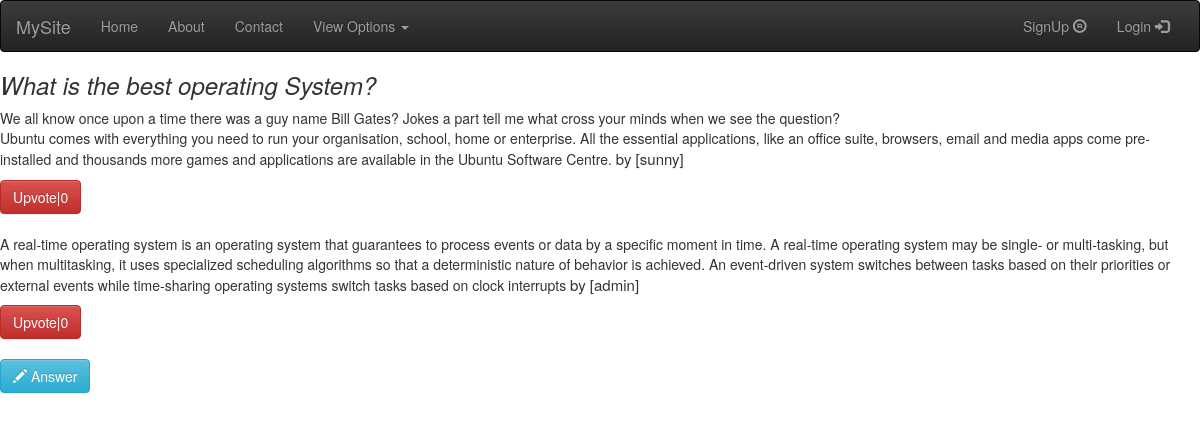
/question/2/, run on an earlier commit of the app's database.
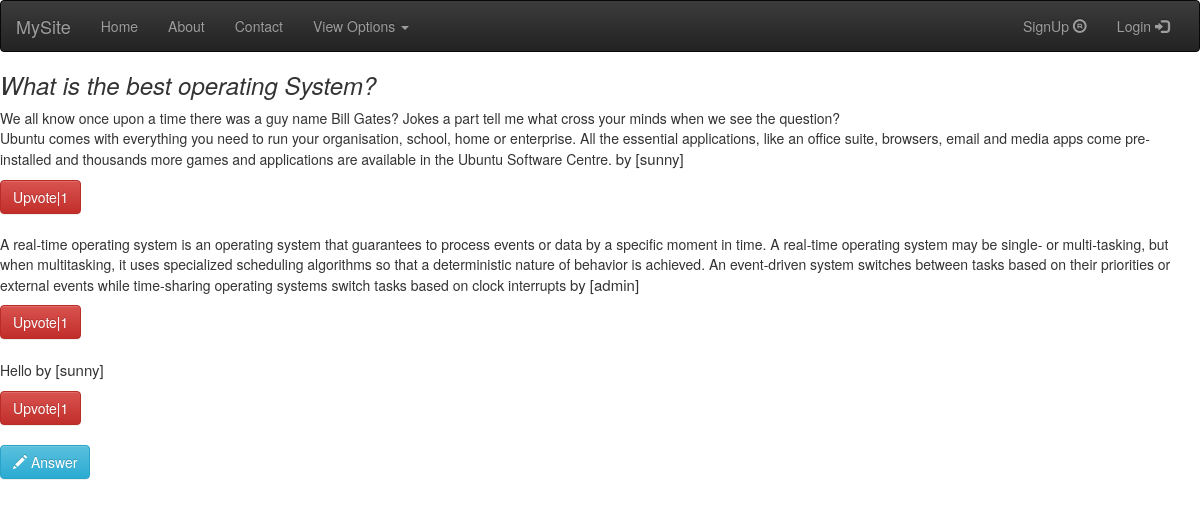
And on a later commit of the database.
### answer/models.py (models this page shows, shortened)
class Question(models.Model):
    user = models.ForeignKey(User)
    title = models.CharField(max_length=200, blank=True, null=True)
    description = models.TextField()
    pub_date = models.DateTimeField()

class Answer(models.Model):
    answer_text = models.TextField()
    questions = models.ForeignKey(Question)
    pub_date = models.DateTimeField(auto_now_add=True)
    user = models.ForeignKey(User)

### answer/views.py (the view, shortened to what this page needs)
# urls.py: url(r'^(?P<pk>\d+)/$', QuestionDetailView.as_view(), name='detail'),
class QuestionDetailView(DetailView):
    model = Question
    context_object_name = 'question'

### answer/templates/answer/question_detail.html (shortened to what this page needs)
{% extends 'base.html' %}
{% load upvote_tags %}
{% block body %}
    <h3><i>{{ question.title }}</i></h3>
    {{ question.description }}
    {% for answer in question.answer_set.all %}
        <br>
        <div>
        <p>{{ answer.answer_text }} <span style="font-size: 15px">by [{{ answer.user }}]</span></p>
        <form method="post" action="{% url 'answer:detail' question.id %}">
            {% if request.user.is_authenticated %}
                {% if request.user|has_upvoted:answer %}
                    <input type="submit" class="btn btn-warning" name='vote' value="Downvote|{{ answer.upvote_set.all.count }}">
                {% else %}
                    <input type="submit" class="btn btn-success" name='vote' value="Upvote|{{ answer.upvote_set.all.count }}">
                {% endif %}
            {% else %}
                <input type="submit" class="btn btn-danger" onclick="loginAlert()" value="Upvote|{{ answer.upvote_set.all.count }}">
            {% endif %}
        </form>
    {% endfor %}
<br>
<button type="button" class="btn btn-info" data-toggle="collapse" data-target="#answer"><span
        class="glyphicon glyphicon-pencil"></span> Answer
</button>
</div>
{% endblock %}

### templates/base.html (shortened to what this page needs)
<!DOCTYPE html>
<html lang="en">
<head>
    {% include 'snippets/css.html' %}
</head>
<body>
{% include 'snippets/nav.html'%}
{% block body %}
{% endblock %}
</body>
</html>

### templates/snippets/css.html (shortened to what this page needs)
<link rel="stylesheet" href="https://maxcdn.bootstrapcdn.com/bootstrap/3.3.7/css/bootstrap.min.css">
<link rel="stylesheet" href="https://maxcdn.bootstrapcdn.com/bootstrap/3.3.7/css/bootstrap-theme.min.css">

### templates/snippets/nav.html (shortened to what this page needs)
<nav class="navbar navbar-inverse">
    <div class="container-fluid">
        <div class="navbar-header">
            <a href="{% url 'answer:home' %}" class="navbar-brand">MySite</a>
        </div>
        <div class="collapse navbar-collapse" id="mainNavBar">
            <ul class="nav navbar-nav">
                <li><a href="#">Home</a></li>
                <li><a href="#">About</a></li>
                <li><a href="#">Contact</a></li>
                <li class="dropdown">
                    <a href="#" class="dropdown-toggle" data-toggle="dropdown">View Options <span
                            class="caret"></span> </a>
                </li>
            </ul>
            <div class="nav navbar-nav navbar-right">
                {% if user.is_authenticated %}
                    <li>{{ user }}<a href="{% url 'logout' %}"> Logout <span
                            class=" glyphicon glyphicon-log-out"></span></a></li>
                {% else %}
                    <li><a href="#">SignUp <span
                            class=" glyphicon glyphicon-registration-mark"></span></a></li>
                    <li><a href="{% url 'login' %}">Login <span
                            class=" glyphicon glyphicon-log-in"></span></a></li>
                {% endif %}
            </div>
        </div>
    </div>
</nav>

What changed in the data, as far as the page shows it:
computed for Answer (number 1 of 3 on the later page): upvote_set.all.count "Upvote|0" → "Upvote|1"
computed for Answer "admin": upvote_set.all.count "Upvote|0" → "Upvote|1"
added Answer: answer_text "Hello", user "sunny", upvote_set.all.count "Upvote|1"
